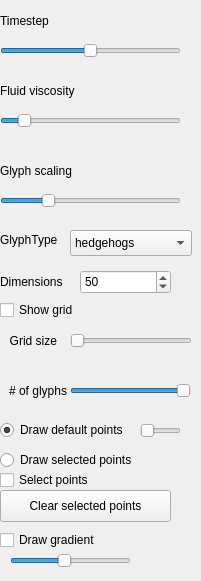
     <widget class="QWidget" name="tab_5">
      <attribute name="title">
       <string>Drawing</string>
      </attribute>
      <widget class="QLabel" name="label">
       <property name="geometry">
        <rect>
         <x>0</x>
         <y>10</y>
         <width>99</width>
         <height>22</height>
        </rect>
       </property>
       <property name="text">
        <string>Timestep</string>
       </property>
      </widget>
      <widget class="QSlider" name="simulationTimestepSlider">
       <property name="geometry">
        <rect>
         <x>0</x>
         <y>40</y>
         <width>181</width>
         <height>22</height>
        </rect>
       </property>
       <property name="toolTip">
        <string>&lt;html&gt;&lt;head/&gt;&lt;body&gt;&lt;p&gt;timestep&lt;/p&gt;&lt;/body&gt;&lt;/html&gt;</string>
       </property>
       <property name="minimum">
        <number>1</number>
       </property>
       <property name="maximum">
        <number>1000</number>
       </property>
       <property name="value">
        <number>500</number>
       </property>
       <property name="sliderPosition">
        <number>500</number>
       </property>
       <property name="orientation">
        <enum>Qt::Horizontal</enum>
       </property>
      </widget>
      <widget class="QLabel" name="label_2">
       <property name="geometry">
        <rect>
         <x>0</x>
         <y>80</y>
         <width>99</width>
         <height>22</height>
        </rect>
       </property>
       <property name="text">
        <string>Fluid viscosity</string>
       </property>
      </widget>
      <widget class="QSlider" name="fluidViscositySlider">
       <property name="geometry">
        <rect>
         <x>0</x>
         <y>110</y>
         <width>181</width>
         <height>22</height>
        </rect>
       </property>
       <property name="toolTip">
        <string>&lt;html&gt;&lt;head/&gt;&lt;body&gt;&lt;p&gt;fluid viscosity&lt;/p&gt;&lt;p&gt;&lt;br/&gt;&lt;/p&gt;&lt;/body&gt;&lt;/html&gt;</string>
       </property>
       <property name="minimum">
        <number>1</number>
       </property>
       <property name="maximum">
        <number>5000</number>
       </property>
       <property name="value">
        <number>500</number>
       </property>
       <property name="sliderPosition">
        <number>500</number>
       </property>
       <property name="orientation">
        <enum>Qt::Horizontal</enum>
       </property>
      </widget>
      <widget class="QLabel" name="label_3">
       <property name="geometry">
        <rect>
         <x>0</x>
         <y>160</y>
         <width>99</width>
         <height>22</height>
        </rect>
       </property>
       <property name="text">
        <string>Glyph scaling</string>
       </property>
      </widget>
      <widget class="QSlider" name="hedgehogScalingSlider">
       <property name="geometry">
        <rect>
         <x>0</x>
         <y>190</y>
         <width>181</width>
         <height>22</height>
        </rect>
       </property>
       <property name="toolTip">
        <string>&lt;html&gt;&lt;head/&gt;&lt;body&gt;&lt;p&gt;hedgehogscaling&lt;/p&gt;&lt;p&gt;&lt;br/&gt;&lt;/p&gt;&lt;/body&gt;&lt;/html&gt;</string>
       </property>
       <property name="minimum">
        <number>1</number>
       </property>
       <property name="maximum">
        <number>2000</number>
       </property>
       <property name="value">
        <number>500</number>
       </property>
       <property name="orientation">
        <enum>Qt::Horizontal</enum>
       </property>
      </widget>
      <widget class="QLabel" name="label_8">
       <property name="geometry">
        <rect>
         <x>0</x>
         <y>270</y>
         <width>71</width>
         <height>24</height>
        </rect>
       </property>
       <property name="text">
        <string>Dimensions</string>
       </property>
      </widget>
      <widget class="QSpinBox" name="dimensionsSpinbox">
       <property name="geometry">
        <rect>
         <x>80</x>
         <y>270</y>
         <width>91</width>
         <height>24</height>
        </rect>
       </property>
       <property name="minimum">
        <number>10</number>
       </property>
       <property name="maximum">
        <number>500</number>
       </property>
       <property name="singleStep">
        <number>2</number>
       </property>
       <property name="value">
        <number>50</number>
       </property>
      </widget>
      <widget class="QCheckBox" name="showGridCheckbox">
       <property name="geometry">
        <rect>
         <x>0</x>
         <y>300</y>
         <width>121</width>
         <height>20</height>
        </rect>
       </property>
       <property name="text">
        <string>Show grid</string>
       </property>
      </widget>
      <widget class="QLabel" name="gridSizeLabel">
       <property name="geometry">
        <rect>
         <x>-60</x>
         <y>330</y>
         <width>117</width>
         <height>22</height>
        </rect>
       </property>
       <property name="layoutDirection">
        <enum>Qt::LeftToRight</enum>
       </property>
       <property name="text">
        <string>Grid size</string>
       </property>
       <property name="alignment">
        <set>Qt::AlignRight|Qt::AlignTrailing|Qt::AlignVCenter</set>
       </property>
      </widget>
      <widget class="QSlider" name="gridSizeSlider">
       <property name="geometry">
        <rect>
         <x>70</x>
         <y>330</y>
         <width>122</width>
         <height>22</height>
        </rect>
       </property>
       <property name="minimum">
        <number>1</number>
       </property>
       <property name="maximum">
        <number>10</number>
       </property>
       <property name="orientation">
        <enum>Qt::Horizontal</enum>
       </property>
      </widget>
      <widget class="QLabel" name="label_7">
       <property name="geometry">
        <rect>
         <x>0</x>
         <y>230</y>
         <width>89</width>
         <height>20</height>
        </rect>
       </property>
       <property name="text">
        <string>GlyphType</string>
       </property>
      </widget>
      <widget class="QComboBox" name="velocityGlyphType">
       <property name="geometry">
        <rect>
         <x>70</x>
         <y>230</y>
         <width>122</width>
         <height>26</height>
        </rect>
       </property>
       <item>
        <property name="text">
         <string>hedgehogs</string>
        </property>
       </item>
       <item>
        <property name="text">
         <string>arrows</string>
        </property>
       </item>
       <item>
        <property name="text">
         <string>cones</string>
        </property>
       </item>
      </widget>
      <widget class="QSlider" name="numberOfGlyphsSlider">
       <property name="geometry">
        <rect>
         <x>70</x>
         <y>380</y>
         <width>121</width>
         <height>22</height>
        </rect>
       </property>
       <property name="minimum">
        <number>4</number>
       </property>
       <property name="maximum">
        <number>50</number>
       </property>
       <property name="pageStep">
        <number>10</number>
       </property>
       <property name="sliderPosition">
        <number>50</number>
       </property>
       <property name="orientation">
        <enum>Qt::Horizontal</enum>
       </property>
      </widget>
      <widget class="QLabel" name="gridSizeLabel_2">
       <property name="geometry">
        <rect>
         <x>-50</x>
         <y>380</y>
         <width>117</width>
         <height>22</height>
        </rect>
       </property>
       <property name="layoutDirection">
        <enum>Qt::LeftToRight</enum>
       </property>
       <property name="text">
        <string># of glyphs</string>
       </property>
       <property name="alignment">
        <set>Qt::AlignRight|Qt::AlignTrailing|Qt::AlignVCenter</set>
       </property>
      </widget>
      <widget class="QRadioButton" name="radioButton">
       <property name="geometry">
        <rect>
         <x>0</x>
         <y>420</y>
         <width>161</width>
         <height>20</height>
        </rect>
       </property>
       <property name="text">
        <string>Draw default points</string>
       </property>
       <property name="checked">
        <bool>true</bool>
       </property>
      </widget>
      <widget class="QRadioButton" name="radioButton_2">
       <property name="geometry">
        <rect>
         <x>0</x>
         <y>450</y>
         <width>161</width>
         <height>20</height>
        </rect>
       </property>
       <property name="text">
        <string>Draw selected points</string>
       </property>
       <property name="checked">
        <bool>false</bool>
       </property>
       <property name="autoExclusive">
        <bool>true</bool>
       </property>
      </widget>
      <widget class="QCheckBox" name="drawGradientCheckbox">
       <property name="geometry">
        <rect>
         <x>0</x>
         <y>530</y>
         <width>110</width>
         <height>20</height>
        </rect>
       </property>
       <property name="text">
        <string>Draw gradient</string>
       </property>
      </widget>
      <widget class="QCheckBox" name="selectPointsCheckbox">
       <property name="geometry">
        <rect>
         <x>0</x>
         <y>470</y>
         <width>120</width>
         <height>20</height>
        </rect>
       </property>
       <property name="text">
        <string>Select points</string>
       </property>
      </widget>
      <widget class="QPushButton" name="clearSelectedPointsButton">
       <property name="geometry">
        <rect>
         <x>0</x>
         <y>490</y>
         <width>171</width>
         <height>32</height>
        </rect>
       </property>
       <property name="text">
        <string>Clear selected points</string>
       </property>
      </widget>
      <widget class="QSlider" name="horizontalSlider">
       <property name="geometry">
        <rect>
         <x>140</x>
         <y>420</y>
         <width>41</width>
         <height>22</height>
        </rect>
       </property>
       <property name="minimum">
        <number>1</number>
       </property>
       <property name="maximum">
        <number>10</number>
       </property>
       <property name="orientation">
        <enum>Qt::Horizontal</enum>
       </property>
      </widget>
      <widget class="QSlider" name="numberOfGlyphsSlider_2">
       <property name="geometry">
        <rect>
         <x>10</x>
         <y>550</y>
         <width>121</width>
         <height>22</height>
        </rect>
       </property>
       <property name="minimum">
        <number>1</number>
       </property>
       <property name="maximum">
        <number>10</number>
       </property>
       <property name="pageStep">
        <number>10</number>
       </property>
       <property name="value">
        <number>5</number>
       </property>
       <property name="sliderPosition">
        <number>5</number>
       </property>
       <property name="orientation">
        <enum>Qt::Horizontal</enum>
       </property>
      </widget>
     </widget>
